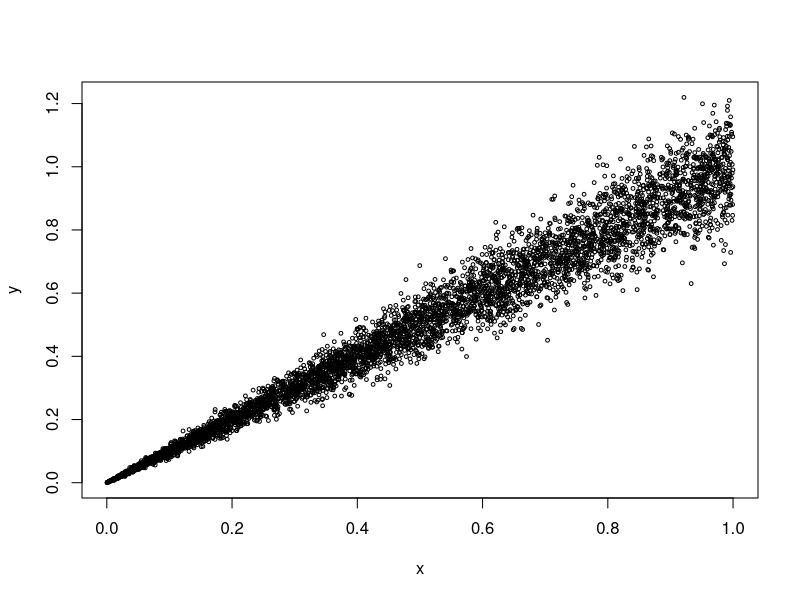
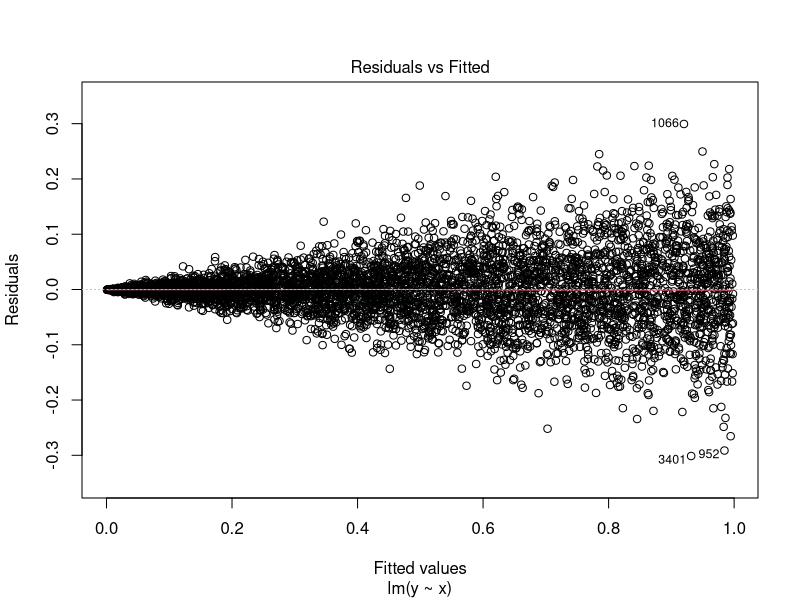
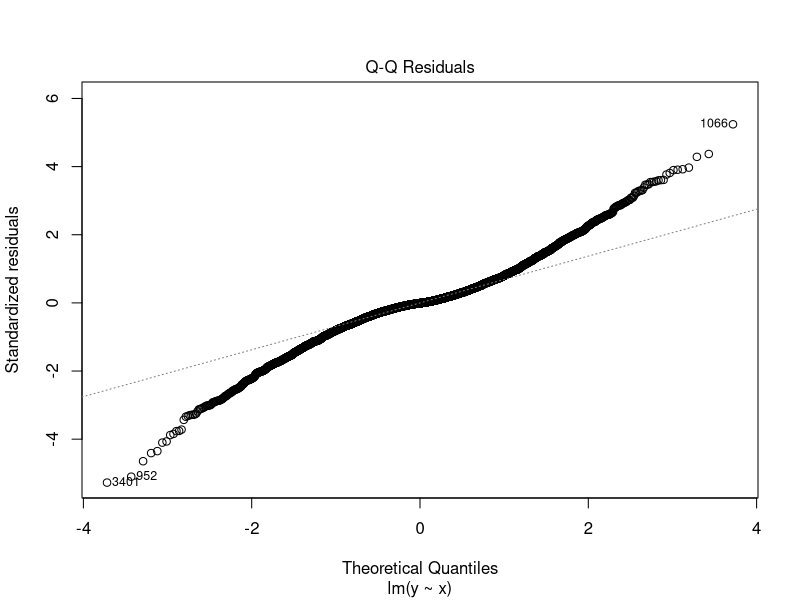
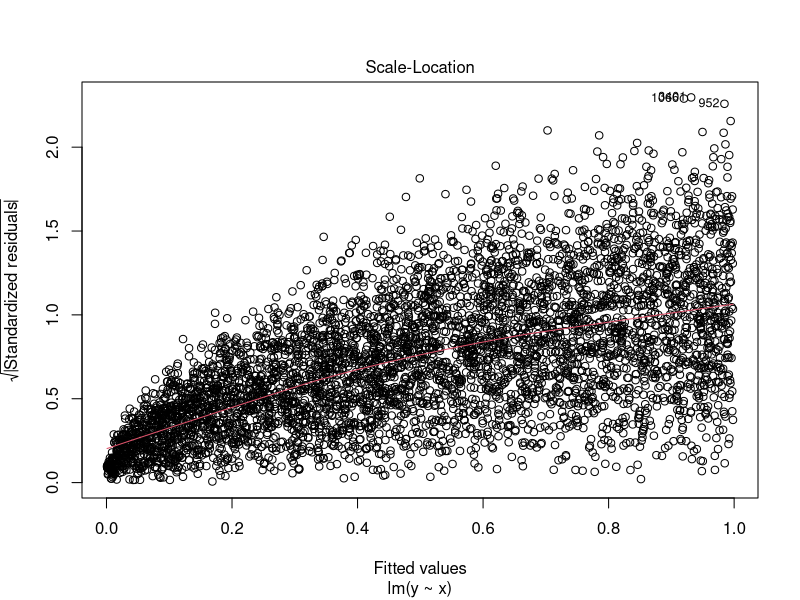
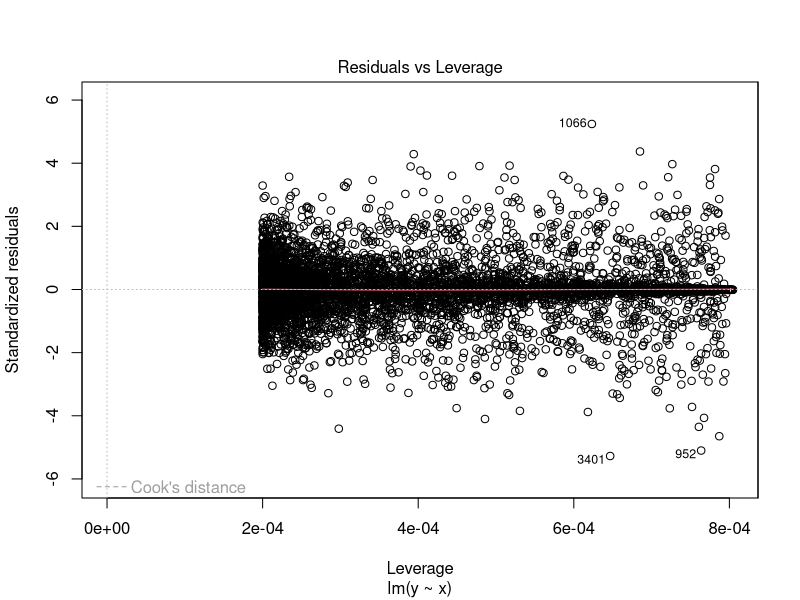
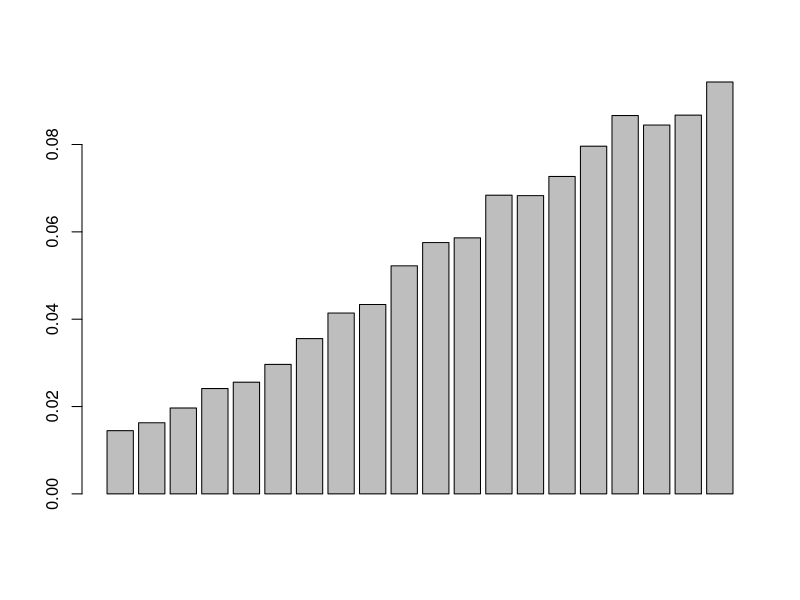
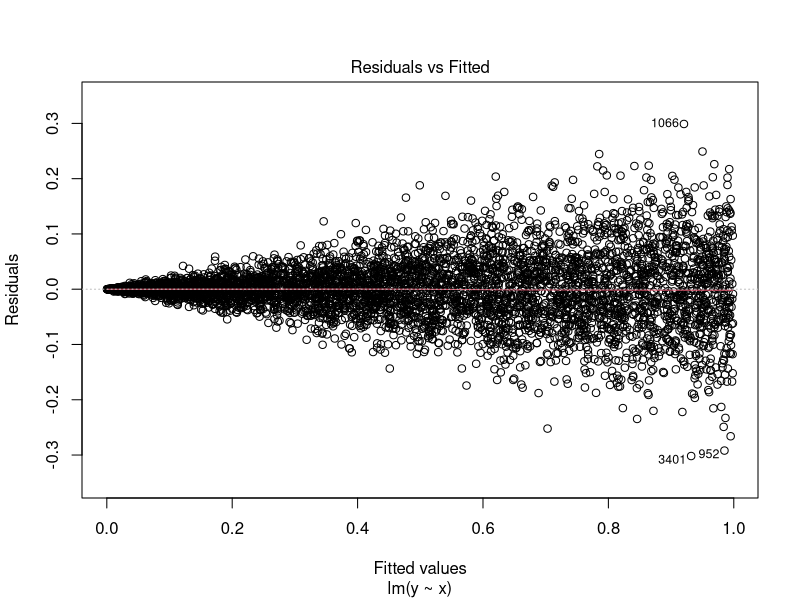
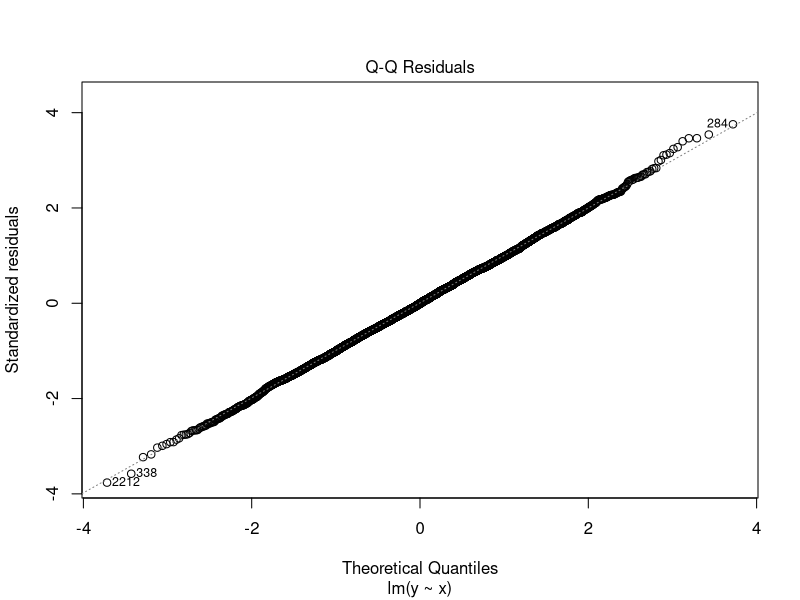

Write the R code that produced these figures, in order.
## ---- chunk 1
knitr::opts_chunk$set(echo = TRUE)
## ---- chunk 2
x = (runif(5000))
y = x*(1+rnorm(5000,0,0.1))
plot(x,y,cex=.5,pch=21)

## ---- chunk 3
mod=lm(y~x)
summary(mod)
plot(mod)
## ---- chunk 4
x_cat=cut(x, breaks = 20)
x_squa=(x)^2
data=data.frame(x,y,x_cat,x_squa)
sd=aggregate(data$y, list(data$x_cat), FUN=sd) 
barplot((sd$x))
## ---- chunk 5
mod2=lm(y~x,weights=1/x_squa,data=data)
plot(mod2)
summary(mod2)
## ---- chunk 6
log_y=log(y)
log_x=log(x)
plot(x,log_y,cex=.5,pch=21)
plot(log_x,log_y,cex=.5,pch=21)


## ---- chunk 7
mod3=lm(log_y~(-1+log_x))
plot(mod3)
summary(mod3)
## ---- chunk 8
# mod4=glm(y~-1+x,family=Gamma)
# plot(mod4)
# summary(mod4)
